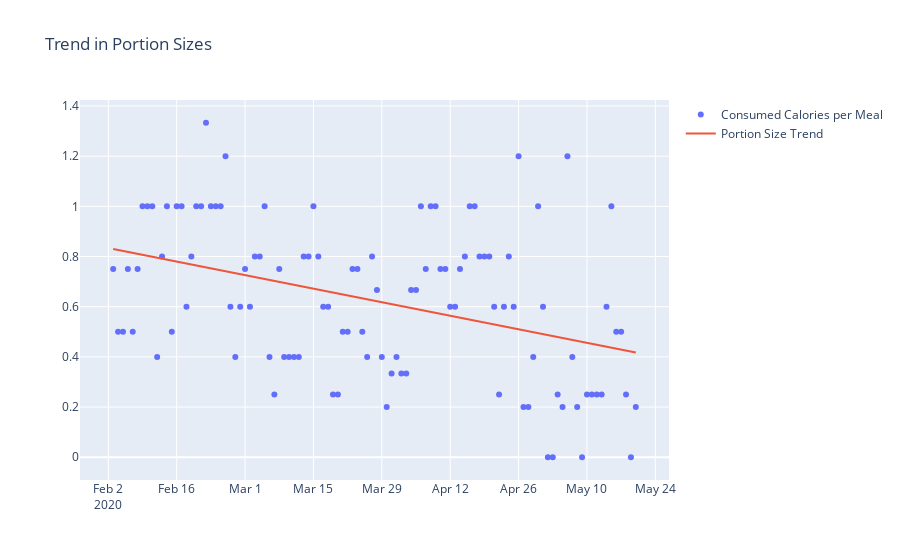

The notebook cell this image was saved under:
### Code cell
# Portion size might be important, let's add it by taking MEAL_FREQUENCY and dividing it by CALORIE_INTAKE. 

port = weight[['DATE', 'MEAL_FREQUENCY', "CALORIE_INTAKE"]].copy()
port['PORTION_SIZE'] = port['CALORIE_INTAKE'] / port['MEAL_FREQUENCY']

port = port.dropna()

model = LinearRegression().fit(port.DATE.values.reshape(-1,1), port.PORTION_SIZE.values.reshape(-1,1))
port['PRED_PORT'] = model.predict(port.DATE.values.astype(float).reshape(-1,1))

fig = go.Figure()
fig.add_trace(go.Scatter(x = port['DATE'],\
                         y = port['PORTION_SIZE'],\
                         name = 'Consumed Calories per Meal',\
                         mode = 'markers'))

fig.add_trace(go.Scatter(x = port['DATE'],\
                         y = port['PRED_PORT'],\
                         name = 'Portion Size Trend'))

fig.update_layout(title_text="Trend in Portion Sizes")

fig.show()
